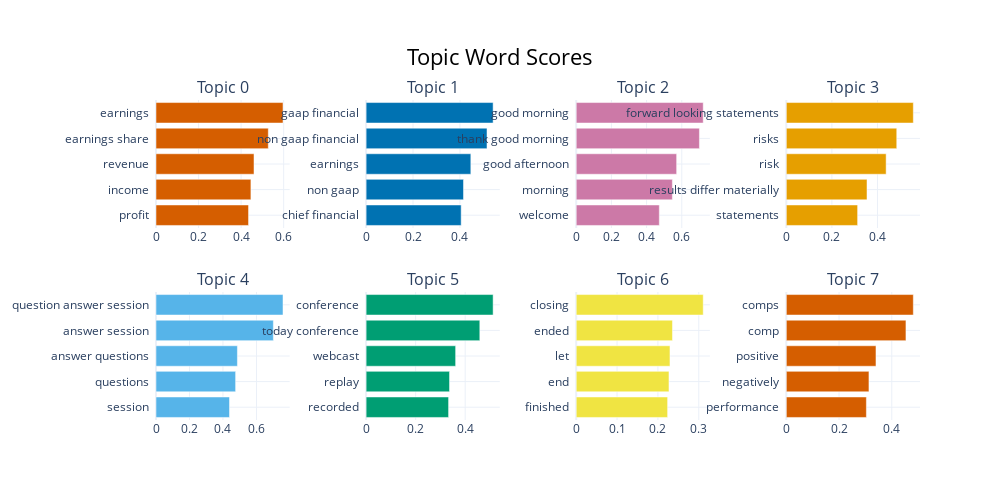

The notebook cell this image was saved under:
### Code cell
topic_model.visualize_barchart()

### Figure 1 — Plotly figure (JSON) as saved in the notebook; plotly's stock layout.template omitted (floating-point values rounded to 4 significant figures)
{"data": [{"marker": {"color": "#D55E00"}, "orientation": "h", "type": "bar", "x": [0.4349, 0.4461, 0.4606, 0.5278, 0.597], "xaxis": "x", "y": ["profit  ", "income  ", "revenue  ", "earnings share  ", "earnings  "], "yaxis": "y"}, {"marker": {"color": "#0072B2"}, "orientation": "h", "type": "bar", "x": [0.4053, 0.4151, 0.4464, 0.5154, 0.5414], "xaxis": "x2", "y": ["chief financial  ", "non gaap  ", "earnings  ", "non gaap financial  ", "gaap financial  "], "yaxis": "y2"}, {"marker": {"color": "#CC79A7"}, "orientation": "h", "type": "bar", "x": [0.4723, 0.5464, 0.5709, 0.7002, 0.7218], "xaxis": "x3", "y": ["welcome  ", "morning  ", "good afternoon  ", "thank good morning  ", "good morning  "], "yaxis": "y3"}, {"marker": {"color": "#E69F00"}, "orientation": "h", "type": "bar", "x": [0.3129, 0.354, 0.438, 0.4845, 0.5572], "xaxis": "x4", "y": ["statements  ", "results differ materially  ", "risk  ", "risks  ", "forward looking statements  "], "yaxis": "y4"}, {"marker": {"color": "#56B4E9"}, "orientation": "h", "type": "bar", "x": [0.439, 0.4755, 0.4862, 0.701, 0.7586], "xaxis": "x5", "y": ["session  ", "questions  ", "answer questions  ", "answer session  ", "question answer session  "], "yaxis": "y5"}, {"marker": {"color": "#009E73"}, "orientation": "h", "type": "bar", "x": [0.333, 0.3368, 0.3614, 0.459, 0.5128], "xaxis": "x6", "y": ["recorded  ", "replay  ", "webcast  ", "today conference  ", "conference  "], "yaxis": "y6"}, {"marker": {"color": "#F0E442"}, "orientation": "h", "type": "bar", "x": [0.2238, 0.2271, 0.2295, 0.2357, 0.3109], "xaxis": "x7", "y": ["finished  ", "end  ", "let  ", "ended  ", "closing  "], "yaxis": "y7"}, {"marker": {"color": "#D55E00"}, "orientation": "h", "type": "bar", "x": [0.3037, 0.3134, 0.34, 0.4537, 0.4816], "xaxis": "x8", "y": ["performance  ", "negatively  ", "positive  ", "comp  ", "comps  "], "yaxis": "y8"}], "layout": {"annotations": [{"font": {"size": 16}, "showarrow": false, "text": "Topic 0", "x": 0.0875, "xanchor": "center", "xref": "paper", "y": 1, "yanchor": "bottom", "yref": "paper"}, {"font": {"size": 16}, "showarrow": false, "text": "Topic 1", "x": 0.3625, "xanchor": "center", "xref": "paper", "y": 1, "yanchor": "bottom", "yref": "paper"}, {"font": {"size": 16}, "showarrow": false, "text": "Topic 2", "x": 0.6375, "xanchor": "center", "xref": "paper", "y": 1, "yanchor": "bottom", "yref": "paper"}, {"font": {"size": 16}, "showarrow": false, "text": "Topic 3", "x": 0.9125, "xanchor": "center", "xref": "paper", "y": 1, "yanchor": "bottom", "yref": "paper"}, {"font": {"size": 16}, "showarrow": false, "text": "Topic 4", "x": 0.0875, "xanchor": "center", "xref": "paper", "y": 0.4, "yanchor": "bottom", "yref": "paper"}, {"font": {"size": 16}, "showarrow": false, "text": "Topic 5", "x": 0.3625, "xanchor": "center", "xref": "paper", "y": 0.4, "yanchor": "bottom", "yref": "paper"}, {"font": {"size": 16}, "showarrow": false, "text": "Topic 6", "x": 0.6375, "xanchor": "center", "xref": "paper", "y": 0.4, "yanchor": "bottom", "yref": "paper"}, {"font": {"size": 16}, "showarrow": false, "text": "Topic 7", "x": 0.9125, "xanchor": "center", "xref": "paper", "y": 0.4, "yanchor": "bottom", "yref": "paper"}], "height": 500, "hoverlabel": {"bgcolor": "white", "font": {"family": "Rockwell", "size": 16}}, "showlegend": false, "title": {"font": {"color": "Black", "size": 22}, "text": "Topic Word Scores", "x": 0.5, "xanchor": "center", "yanchor": "top"}, "width": 1000, "xaxis": {"anchor": "y", "domain": [0, 0.175], "showgrid": true}, "xaxis2": {"anchor": "y2", "domain": [0.275, 0.45], "showgrid": true}, "xaxis3": {"anchor": "y3", "domain": [0.55, 0.725], "showgrid": true}, "xaxis4": {"anchor": "y4", "domain": [0.825, 1], "showgrid": true}, "xaxis5": {"anchor": "y5", "domain": [0, 0.175], "showgrid": true}, "xaxis6": {"anchor": "y6", "domain": [0.275, 0.45], "showgrid": true}, "xaxis7": {"anchor": "y7", "domain": [0.55, 0.725], "showgrid": true}, "xaxis8": {"anchor": "y8", "domain": [0.825, 1], "showgrid": true}, "yaxis": {"anchor": "x", "domain": [0.6, 1], "showgrid": true}, "yaxis2": {"anchor": "x2", "domain": [0.6, 1], "showgrid": true}, "yaxis3": {"anchor": "x3", "domain": [0.6, 1], "showgrid": true}, "yaxis4": {"anchor": "x4", "domain": [0.6, 1], "showgrid": true}, "yaxis5": {"anchor": "x5", "domain": [0, 0.4], "showgrid": true}, "yaxis6": {"anchor": "x6", "domain": [0, 0.4], "showgrid": true}, "yaxis7": {"anchor": "x7", "domain": [0, 0.4], "showgrid": true}, "yaxis8": {"anchor": "x8", "domain": [0, 0.4], "showgrid": true}}}
